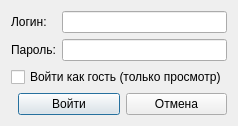
<?xml version="1.0" encoding="UTF-8"?>
<ui version="4.0">
 <class>LoginDialog</class>
 <widget class="QDialog" name="LoginDialog">
  <property name="windowTitle">
   <string>Вход в систему</string>
  </property>
  <layout class="QVBoxLayout" name="verticalLayout">
   <item>
    <layout class="QFormLayout" name="formLayout">
     <item row="0" column="0">
      <widget class="QLabel" name="labelLogin">
       <property name="text">
        <string>Логин:</string>
       </property>
      </widget>
     </item>
     <item row="0" column="1">
      <widget class="QLineEdit" name="lineEditLogin"/>
     </item>
     <item row="1" column="0">
      <widget class="QLabel" name="labelPassword">
       <property name="text">
        <string>Пароль:</string>
       </property>
      </widget>
     </item>
     <item row="1" column="1">
      <widget class="QLineEdit" name="lineEditPassword">
       <property name="echoMode">
        <enum>QLineEdit::Password</enum>
       </property>
      </widget>
     </item>
    </layout>
   </item>
   <item>
    <widget class="QCheckBox" name="checkBoxGuest">
     <property name="text">
      <string>Войти как гость (только просмотр)</string>
     </property>
    </widget>
   </item>
   <item>
    <layout class="QHBoxLayout" name="horizontalLayout">
     <item>
      <spacer name="horizontalSpacer">
       <property name="orientation">
        <enum>Qt::Horizontal</enum>
       </property>
      </spacer>
     </item>
     <item>
      <widget class="QPushButton" name="pushButtonLogin">
       <property name="text">
        <string>Войти</string>
       </property>
      </widget>
     </item>
     <item>
      <widget class="QPushButton" name="pushButtonCancel">
       <property name="text">
        <string>Отмена</string>
       </property>
      </widget>
     </item>
    </layout>
   </item>
  </layout>
 </widget>
</ui>
